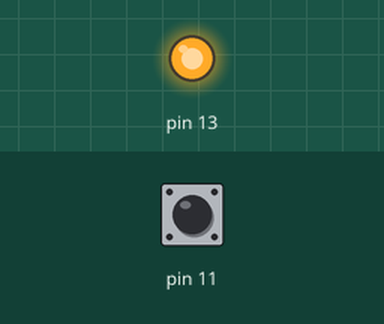
Recording of a sketch running on a simulated Arduino Uno, built with avr-gcc and run on an emulated ATmega328P. Shown: output pins drawn as LEDs (lit = HIGH). Inputs (shaded band) come from the test bench; at power-on: pin 11 HIGH.

Above: at 1.2 s.
1.3 s: pin 11 pulled LOW for 0.15 s
At 1.8 s:
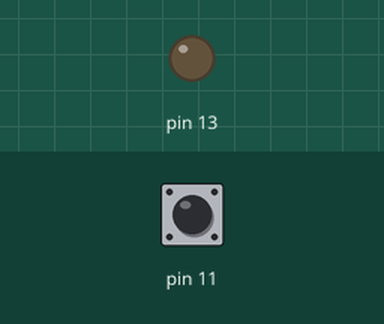
2.9 s: pin 11 pulled LOW for 1 s
At 4.2 s:
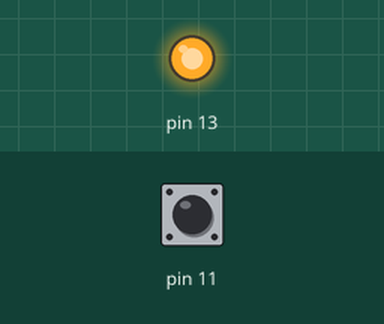
5.4 s: pin 11 pulled LOW for 3.2 s
At 9.0 s:
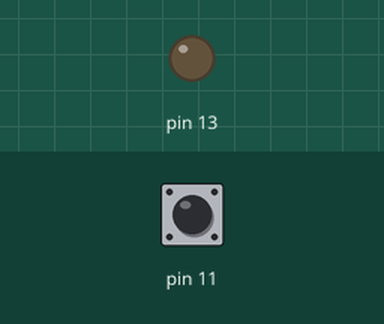
Timing chart, 0 to 10.5 s (numbered marks = the images above; inputs shaded):
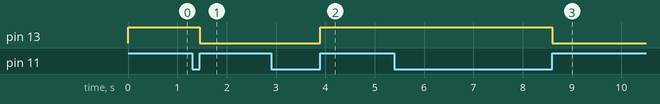

The sketch:

oefening_3.ino
```cpp
int pressedCount = 0;

// Om bij te houden of de knop ingedrukt wordt.
int lastButtonState = LOW;
int currentButtonState;

void setup() {
  // Pins instellen.
  pinMode(11, INPUT_PULLUP);
  pinMode(13, OUTPUT);
}

void loop() {

  // Kijken wat voor state de knop heeft.
  currentButtonState = digitalRead(11);

  if (isButtonPressedDown()) { // Wanneer er geklikt wordt op de knop.
    pressedCount++;
    toggleButton();
    delay(200); // Zodat de knop logica niet dubbel wordt uitgevoerd.
  }

  // Het status bewaren voor de volgende loop.
  lastButtonState = currentButtonState;

}

void toggleButton() {

  if (pressedCount % 2 == 0) { // De knop moet nu uit gaan.
    digitalWrite(13, LOW);
  } else {
    digitalWrite(13, HIGH);
  }

}

bool isButtonPressedDown() {
  return currentButtonState == HIGH
  && lastButtonState == LOW; // Dit deel zorgt ervoor dat de knop eerst weer een keer omhoog moet gaan om nog een keer geactiveerd te kunnen worden.
}
```

Measured:
- after the input at 1.3 s, pin 13: HIGH → LOW after 0.15 s
- after the input at 2.9 s, pin 13: LOW → HIGH after 1.0 s
- after the input at 5.4 s, pin 13: HIGH → LOW after 3.2 s
